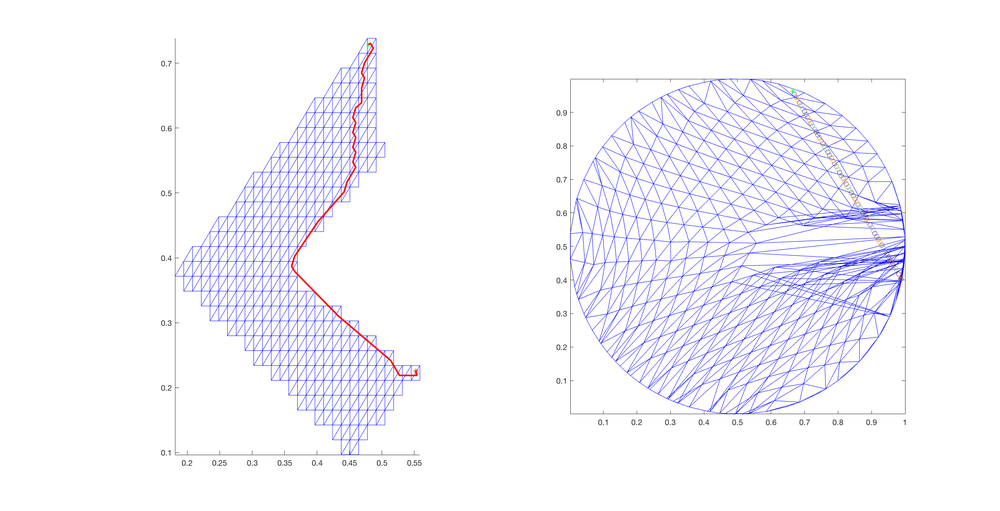
%> input picture shape2_plan.png, 1000 x 511 px, shrunk from 2560 x 1308 before the run
$ octave --eval "result = constrainedDelaunayFromImage('../shape2_plan.png');"   (GNU Octave 9; MATLAB toolbox functions it lacks are replaced by stand-ins)
%> lines starting %> are read from the running program, lines starting %| are printed output that depends on the picture; in (x1, y1, x2, y2) boxes, pixels count from 0 and x2, y2 are one past the last pixel; in counts of white or black regions, pixels touching at a corner belong together; the program's own positions count from 1
function [P,TRI] = constrainedDelaunayFromImage(filename)
%> called with filename = '../shape2_plan.png'
%CONSTRIANEDDELAUNAYFROMIMAGE Given input map image, output Points and Triangluation
%   filename: input image filename
%   P: set of points coordinate
%   TRI: set of triangluation, from indices of P

    %% process input image
    % get pixel coordinate of free space
    shape = im2bw(imread(filename));
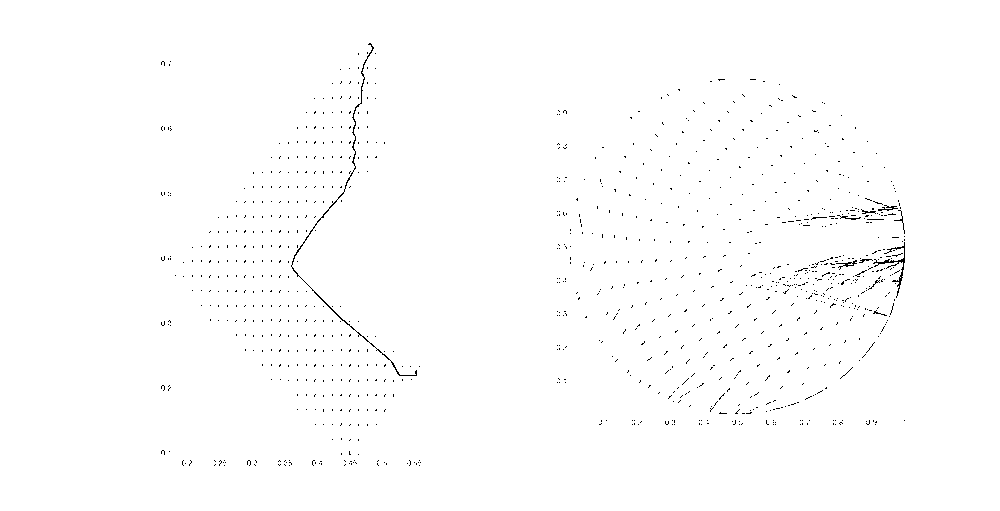
%> shape: size 511x1000 logical; 99.3% white; black in thin lines or dots, all inside (x1, y1, x2, y2) = (161, 43, 905, 466)

    free_ind = find(shape);
%> free_ind = 507407 values from 1 to 511000
    [Y, X] = ind2sub(size(shape), free_ind);

    % a starting point for tracing boundary
    [start_y, start_x] = ind2sub(size(shape),free_ind(1));
%> start_y = 1; start_x = 1
    start_p = [start_y, start_x];
%> start_p = [1 1]
    contour = bwtraceboundary(shape, start_p, 'W');

    % get boundary indices
    [~,contour_ind]=ismember(contour,[Y, X],'rows');
%> contour_ind = 3019 values, max 507407 at index 1510, min 1 at index 1, mean 253851.6
    contour_next = circshift(contour_ind,-1);
%> contour_next = 3019 values, max 507407 at index 1509, min 1 at index 3018, mean 253851.6
    C = [contour_ind, contour_next];
    %% try delaunay with constraint
    % do dealunay
%> (the run ends here)
